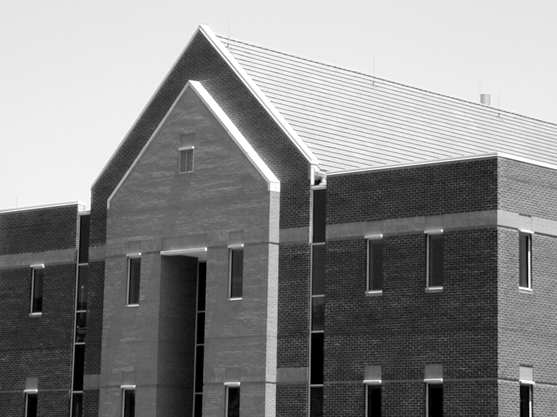
%> input picture poc/poc_cwiczenia/cwiczenia - rozwiazania/cwiczenia8/dom.png, 557 x 417 px
$ octave --eval "result = get_hough_lines(imread('dom.png'));"   (GNU Octave 9; MATLAB toolbox functions it lacks are replaced by stand-ins)
%> lines starting %> are read from the running program, lines starting %| are printed output that depends on the picture; in (x1, y1, x2, y2) boxes, pixels count from 0 and x2, y2 are one past the last pixel; in counts of white or black regions, pixels touching at a corner belong together; the program's own positions count from 1
function hough_lines = get_hough_lines(Img)


Img = edge(Img,'canny',[0.1 0.8]);
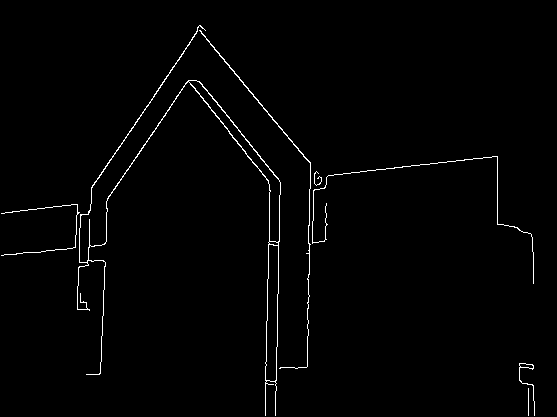
%> Img: size 417x557 logical; 1.3% white in thin lines or dots, all inside (x1, y1, x2, y2) = (1, 25, 535, 416)

[H_K,T_K,R_K] = hough(Img,'RhoResolution',0.1,'ThetaResolution',0.5);
%> T_K = 360 values from -90 to 89.5

hough_peaks_8 = houghpeaks(H_K,8);
%> hough_peaks_8 = [10036 181; 11916 181; 9636 181; 12276 181; 8006 181; 7736 181; 3276 1]
hough_lines = houghlines(Img,T_K,R_K,hough_peaks_8,'FillGap',5,'MinLength',7);
%> hough_lines = 10 lines; longest, point1 to point2 (x, y): (498, 157) to (498, 225), (270, 185) to (270, 245), (107, 202) to (107, 242), (80, 229) to (80, 268), (310, 190) to (310, 226), (310, 244) to (310, 275)
%> `result = get_hough_lines(imread('dom.png'));`: result has the same summary as hough_lines in get_hough_lines


end
